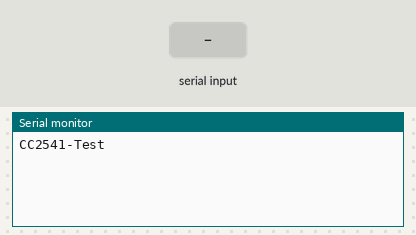
Recording of a sketch running on a simulated Arduino Uno, built with avr-gcc and run on an emulated ATmega328P. Shown: the last lines printed to the serial monitor. The test bench sets the inputs (shaded band).

Above: at 1.2 s.
1.3 s: "1" received over the second serial link
At 2.1 s:
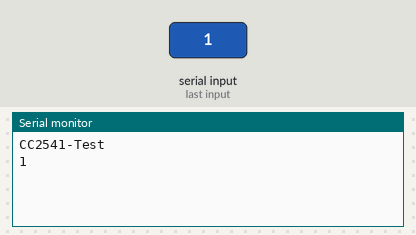
2.8 s: "0" received over the second serial link
At 3.3 s:
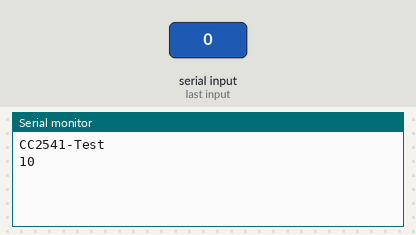

The sketch:

CC2541-Test.ino
```cpp
#include <SoftwareSerial.h>
#define BT_TX 7
#define BT_RX 8
#define BAUD 9600
SoftwareSerial btser(BT_TX, BT_RX);

void setup() {
  // put your setup code here, to run once:
  Serial.begin(9600);
  btser.begin(BAUD);
  Serial.println("CC2541-Test");
}

void loop() {
  // put your main code here, to run repeatedly:
  if (Serial.available()) {
    btser.write(Serial.read());
  }
  if (btser.available()) {
    Serial.write(btser.read());
  }
}
```

Measured:
- after the input at 1.3 s, the serial monitor: prints a new line at once (image 1)
- after the input at 2.8 s, the serial monitor: prints a new line at once (image 2)
